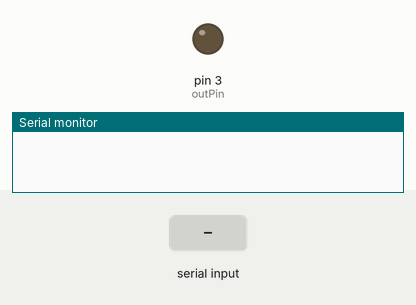
Bench run of a sketch on a simulated Arduino Uno, built with avr-gcc and run on an emulated ATmega328P. On the bench: output pins drawn as LEDs (lit = HIGH), the last lines printed to the serial monitor. The test bench sets the inputs (shaded band).

Above: at 1.2 s.
1.3 s: "M" received over Serial
At 2.5 s:
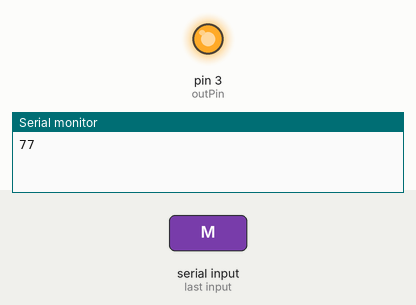
2.8 s: "N" received over Serial
At 3.7 s:
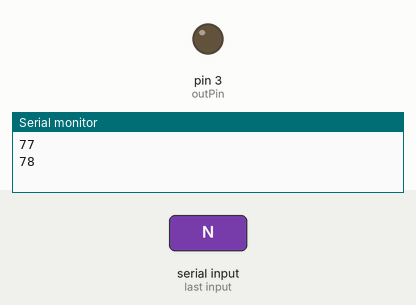
Timing chart, 0 to 5.8 s (numbered marks = the images above; inputs shaded):
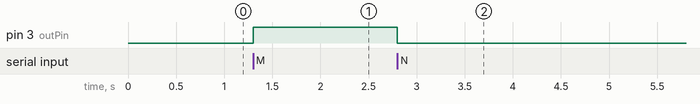

The sketch:

gmail_alert_arduino.ino
```cpp
//Gmail notifier

int outPin = 3;
int mail = LOW;
int val;

void setup()
{
  pinMode(outPin, OUTPUT);
  Serial.begin(9600);
  Serial.flush();
}

void loop()
{
  if (Serial.available())
  {
    val = Serial.read();
    Serial.println(val);
    if (val == 'M') mail = HIGH;
    else if (val == 'N') mail = LOW;
  }

  digitalWrite(outPin, mail);
}
```

Measured:
- after the input at 1.3 s, pin 3 (outPin): LOW → HIGH at once
- after the input at 2.8 s, pin 3 (outPin): HIGH → LOW at once
